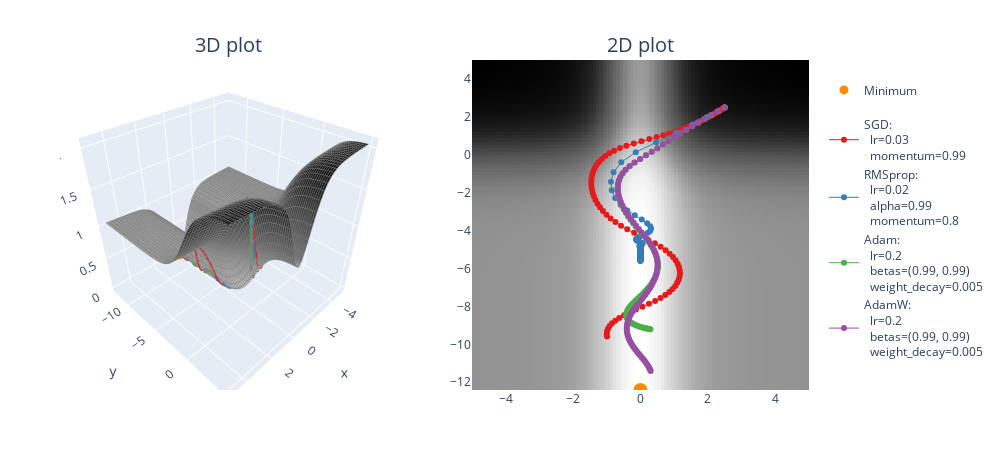

The cell this chart's notebook holds for it:
### Markdown cell above
### Exercise - experiment with different optimizers & params

> ```yaml
> Difficulty: 🔴🔴⚪⚪⚪
> Importance: 🔵🔵🔵⚪⚪
> 
> You should spend up to 20-30 minutes on this exercise.
> ```

We've given you a function below which works just like `opt_fn_with_sgd` from earlier, but takes in a general optimizer and hyperparameters (as a dictionary of keyword arguments like `lr` and `momentum`).

You should use this function to play around with different optimizers and hyperparameters, comparing their performance. The code below gives one example of such a comparison, run it now and see what you get:

### Code cell
def opt_fn(
    fn: Callable,
    xy: Tensor,
    optimizer_class,
    optimizer_hyperparams: dict,
    n_iters: int = 100,
) -> Tensor:
    """Optimize the a given function starting from the specified point.

    optimizer_class: one of the optimizers you've defined, either SGD, RMSprop, or Adam
    optimzer_kwargs: keyword arguments passed to your optimiser (e.g. lr and weight_decay)
    """
    assert xy.requires_grad

    optimizer = optimizer_class([xy], **optimizer_hyperparams)

    xy_list = [
        xy.detach().clone()
    ]  # so that we don't unintentionally modify past values in `xy_list`

    for i in range(n_iters):
        fn(xy[0], xy[1]).backward()
        optimizer.step()
        optimizer.zero_grad()
        xy_list.append(xy.detach().clone())

    return t.stack(xy_list)


points = []

optimizer_list = [
    (SGD, {"lr": 0.03, "momentum": 0.99}),
    (RMSprop, {"lr": 0.02, "alpha": 0.99, "momentum": 0.8}),
    (Adam, {"lr": 0.2, "betas": (0.99, 0.99), "weight_decay": 0.005}),
    (AdamW, {"lr": 0.2, "betas": (0.99, 0.99), "weight_decay": 0.005}),
]

for optimizer_class, params in optimizer_list:
    xy = t.tensor([2.5, 2.5], requires_grad=True)
    xys = opt_fn(
        pathological_curve_loss,
        xy=xy,
        optimizer_class=optimizer_class,
        optimizer_hyperparams=params,
    )
    points.append((xys, optimizer_class, params))

plot_fn_with_points(pathological_curve_loss, min_points=[(0, "y_min")], points=points)
